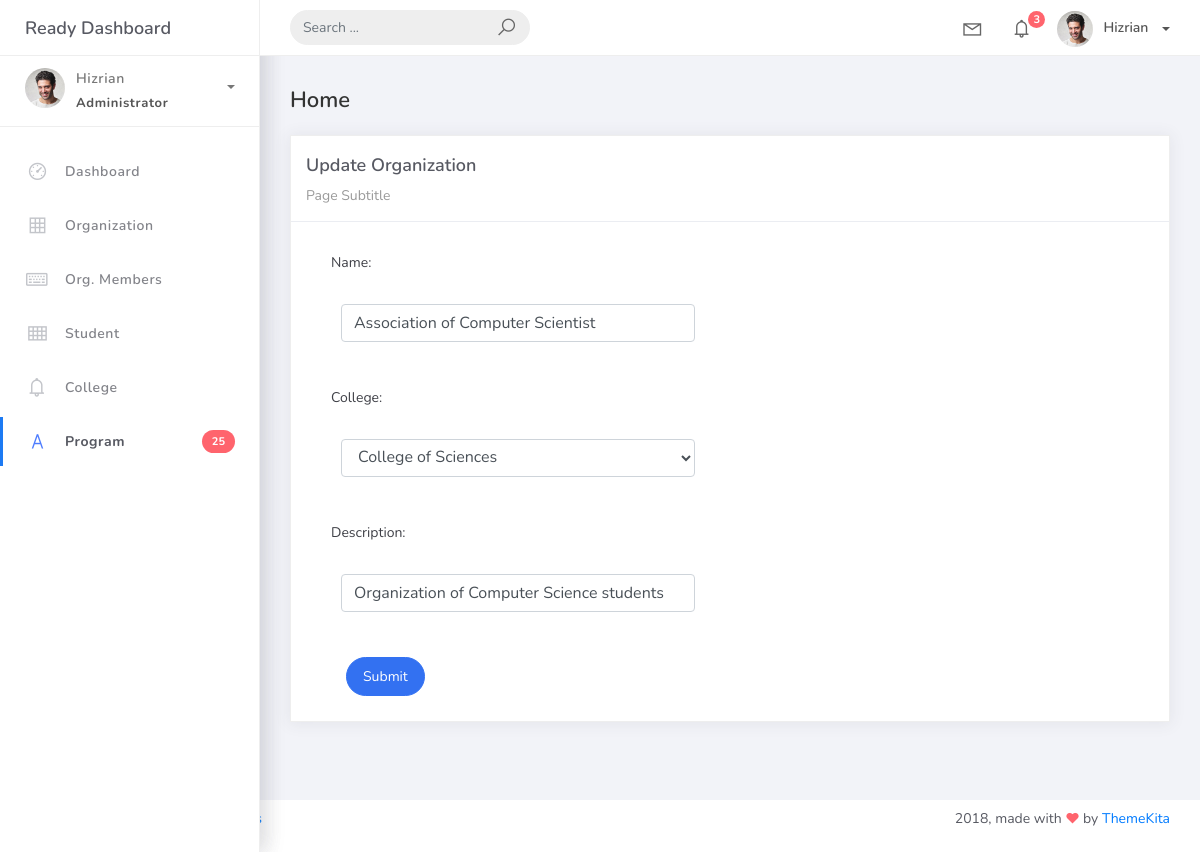
The app's page /organization_list/1, older data.
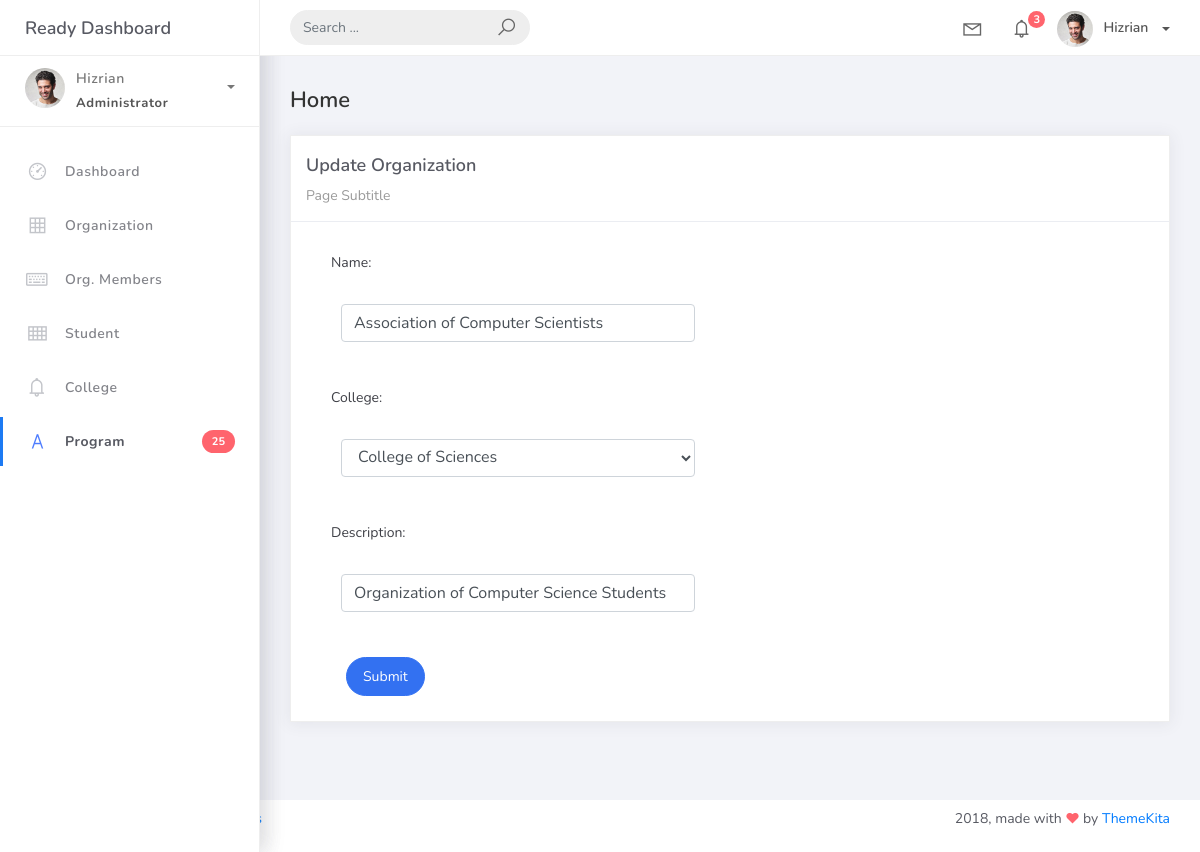
The same page, newer data.
### studentorg/models.py (models this page shows, shortened)
class BaseModel(models.Model):
    created_at = models.DateTimeField(auto_now_add=True, db_index=True)
    updated_at = models.DateTimeField(auto_now=True)
    class Meta:
        abstract = True

class Organization(BaseModel):
    name = models.CharField(max_length=250)
    college = models.ForeignKey(
        College,
        null=True,
        blank=True,
        on_delete=models.CASCADE
    )
    description = models.CharField(max_length=500)

### studentorg/views.py (the view)
# urls.py: path('organization_list/<pk>', OrganizationUpdateView.as_view(), name='organization-update'),
class OrganizationUpdateView(UpdateView):
    model = Organization
    form_class = OrganizationForm
    template_name = 'org_form.html'
    success_url = reverse_lazy('organization-list')

### studentorg/forms.py
class OrganizationForm(ModelForm):
    class Meta:
        model = Organization
        fields = "__all__"

### studentorg/models.py (called while the page is built)
    def __str__(self):
        return self.college_name

### templates/org_form.html (shortened to what this page needs)
{% extends 'base.html' %} {% load static %} {% block content %}
<div class="content">
    <div class="container-fluid">
        <h4 class="page-title">Home</h4>
        <div class="row">
            <div class="col-md-12">
                <div class="card">
                    <div class="card-header">
                        <div class="card-title">
                            {% if object %}
                            Update Organization
                            {% else %}
                            Add New Organization
                            {% endif %}
                        </div>
                        <div class="card-category">Page Subtitle</div>
                    </div>
                    <div class="card-body">
                        <div class="col-md-6">
                            <form action="" method="post" novalidate>
                                {% include 'includes/form.html' %}
                                <div class="form-group">
                                    <div class="col-md-12 col-sm-3">
                                        <button type="submit" class="btn btn-primary btn-rounded">
                                            Submit
                                        </button>
                                    </div>
                                </div>
                            </form>
                        </div>
                    </div>
                </div>
            </div>
        </div>
    </div>
</div>
{% endblock %}

### templates/includes/form.html (shortened to what this page needs)
{% load widget_tweaks %}
{% for field in form %}
    <div class="field item form-group">
        <label>{{ field.label_tag }}</label>
        <div class="form-group">
            {% render_field field class="form-control" %}
        </div>
    </div>
{% endfor %}

Row changes from the older to the newer data that the page shows:
changed Organization "College of Sciences": name "Association of Computer Scientist" → "Association of Computer Scientists"; description "Organization of Computer Science students" → "Organization of Computer Science Students"
